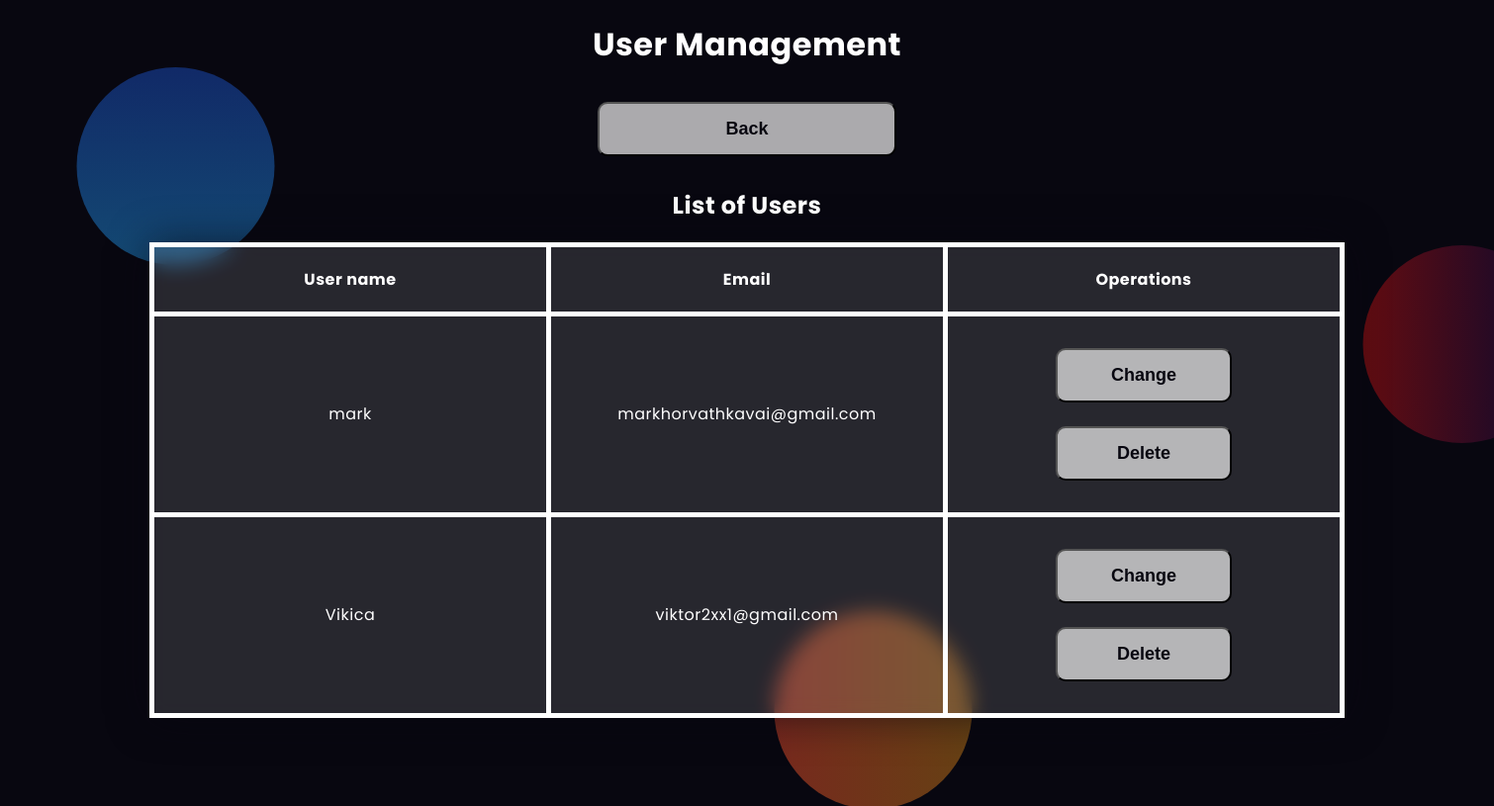
The page /users.php on the database its author committed.
### tables this page shows
CREATE TABLE `users` (
  `user_id` int(11) NOT NULL,
  `user_name` varchar(255) NOT NULL,
  `user_password` varchar(255) NOT NULL,
  `user_email` varchar(255) NOT NULL,
  `user_phone` int(15) NOT NULL,
  `activation_key` varchar(255) NOT NULL,
  `activated` tinyint(1) DEFAULT 0
);

### users.php (the view, shortened to what this page needs)
<!DOCTYPE html>
<html>
<head>
    <link rel="stylesheet" type="text/css" href="CSS/users.css">
    <link rel="stylesheet" href="https://cdnjs.cloudflare.com/ajax/libs/font-awesome/5.15.4/css/all.min.css">
</head>
<body>
<div class="background">
    <div class="shape"></div>
    <div class="shape"></div>
    <div class="shape"></div>
</div>
<h1>User Management</h1>
<button class="button" type="button" onclick="parent.location='admin_home.php'">Back</button>
<?php
$isAdmin = true;
if ($isAdmin) {
    echo '<h2>List of Users</h2>';
    echo '<table class="container">';
    echo '    <tr>';
    echo '        <th>User name</th>';
    echo '        <th>Email</th>';
    echo '        <th>Operations</th>';
    echo '    </tr>';
    include("db_config1.php");
    try {
        $pdo = new PDO("mysql:host=$host;dbname=$dbname;charset=utf8", $username, $password);
        $pdo->setAttribute(PDO::ATTR_ERRMODE, PDO::ERRMODE_EXCEPTION);
        $query = "SELECT * FROM users";
        $statement = $pdo->query($query);
        while ($row = $statement->fetch(PDO::FETCH_ASSOC)) {
            $userid = $row['user_id'];
            $username = $row['user_name'];
            $email = $row['user_email'];
            echo '    <tr>';
            echo '        <td>' . $username . '</td>';
            echo '        <td>' . $email . '</td>';
            echo '        <td>';
            echo '            <button onclick="updateUser(' . $userid . ')">Change</button>';
            echo '            <button onclick="deleteUser(' . $userid . ')">Delete</button>';
            echo '        </td>';
            echo '    </tr>';
        }
    } catch (PDOException $e) {
        echo "Error: " . $e->getMessage();
    }
    echo '</table>';
} else {
    echo '<p>Do not have permission to visit this page.</p>';
}
?>
</body>
</html>

### CSS/users.css (style rules this page uses)
body { background-color: #080710; font-family: 'Poppins', sans-serif; color: #ffffff; letter-spacing: 0.5px; outline: none; border: none; margin: 0; text-align: center; padding: 0; }
.background { width: 50%; height: 520px; position: absolute; transform: translate(-50%, -50%); left: 50%; top: 50%; }
.background .shape { height: 200px; width: 200px; position: absolute; border-radius: 50%; }
.shape { position: absolute; width: 200px; height: 200px; }
.shape:nth-child(1) { background: linear-gradient(#1845ad8e, #23a2f66e); left: -300px; top: -80px; }
.shape:nth-child(2) { background: linear-gradient(to right, #ff522f73, #f0961967); right: 150px; bottom: -150px; }
.shape:nth-child(3) { background: linear-gradient(to left, #070A5273, #D2131273); left: 1000px; top: 100px; }
.container { background-color: rgba(255, 255, 255, 0.13); border-radius: 10px; backdrop-filter: blur(10px); border: 2px solid rgba(255, 255, 255, 0.1); box-shadow: 0 0 40px rgba(8, 7, 16, 0.6); padding: 25px 35px; width: 80%; margin: 0 auto; }
button { margin-top: 50px; width: 50%; background-color: #ffffffa8; color: #080710; padding: 15px 0; font-size: 18px; font-weight: 600; border-radius: 5px; cursor: pointer; border-radius: 10px; margin: 12px auto; display: inline-block; margin: 12px; }
.button { margin-top: 50px; width: 20%; background-color: #ffffffa8; color: #080710; padding: 15px 0; font-size: 18px; font-weight: 600; border-radius: 5px; cursor: pointer; border-radius: 10px; margin: 12px auto; display: inline-block; margin: 12px; }
table { table-layout: fixed; width: 100%; border-collapse: collapse; }
th, td { border: 5px solid #ffffff; padding: 20px; }

### rows shown on the page
users: user_name "mark", user_email "markhorvathkavai@gmail.com"
users: user_name "Vikica", user_email "viktor2xx1@gmail.com"
